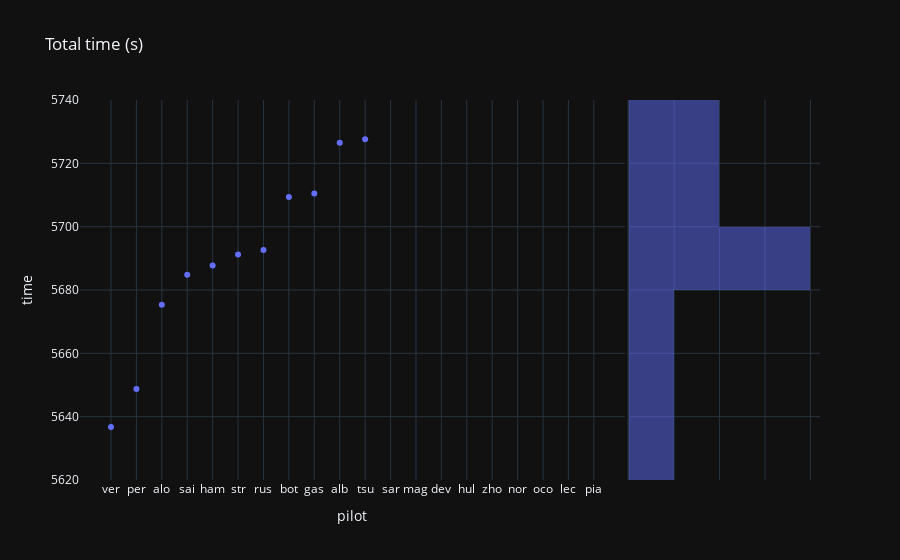

Notebook cell for this chart:
### Code cell
px.scatter(last_gp, x="pilot", y="time", title="Total time (s)", marginal_y="histogram", template="plotly_dark")
# no data displayed if the pilot didn't finish or had one lap of delay

### Figure 1 — Plotly figure (JSON) as saved in the notebook; plotly's stock layout.template omitted (floating-point values rounded to 4 significant figures)
{"data": [{"hovertemplate": "pilot=%{x}<br>time=%{y}<extra></extra>", "legendgroup": "", "marker": {"color": "#636efa", "symbol": "circle"}, "mode": "markers", "name": "", "orientation": "v", "showlegend": false, "type": "scatter", "x": ["ver", "per", "alo", "sai", "ham", "str", "rus", "bot", "gas", "alb", "tsu", "sar", "mag", "dev", "hul", "zho", "nor", "oco", "lec", "pia"], "xaxis": "x", "y": [5637.0, 5649.0, 5675.0, 5685.0, 5688.0, 5691.0, 5693.0, 5709.0, 5710.0, 5727.0, 5728.0, null, null, null, null, null, null, null, null, null], "yaxis": "y"}, {"alignmentgroup": "True", "bingroup": "y", "hovertemplate": "time=%{y}<br>count=%{x}<extra></extra>", "legendgroup": "", "marker": {"color": "#636efa"}, "name": "", "offsetgroup": "", "opacity": 0.5, "showlegend": false, "type": "histogram", "xaxis": "x2", "y": [5637.0, 5649.0, 5675.0, 5685.0, 5688.0, 5691.0, 5693.0, 5709.0, 5710.0, 5727.0, 5728.0, null, null, null, null, null, null, null, null, null], "yaxis": "y2"}], "layout": {"barmode": "overlay", "legend": {"tracegroupgap": 0}, "title": {"text": "Total time (s)"}, "xaxis": {"anchor": "y", "domain": [0, 0.7363], "title": {"text": "pilot"}}, "xaxis2": {"anchor": "y2", "domain": [0.7413, 1], "matches": "x2", "showgrid": true, "showline": false, "showticklabels": false, "ticks": ""}, "yaxis": {"anchor": "x", "domain": [0, 1], "title": {"text": "time"}}, "yaxis2": {"anchor": "x2", "domain": [0, 1], "matches": "y", "showgrid": true, "showticklabels": false}}}
